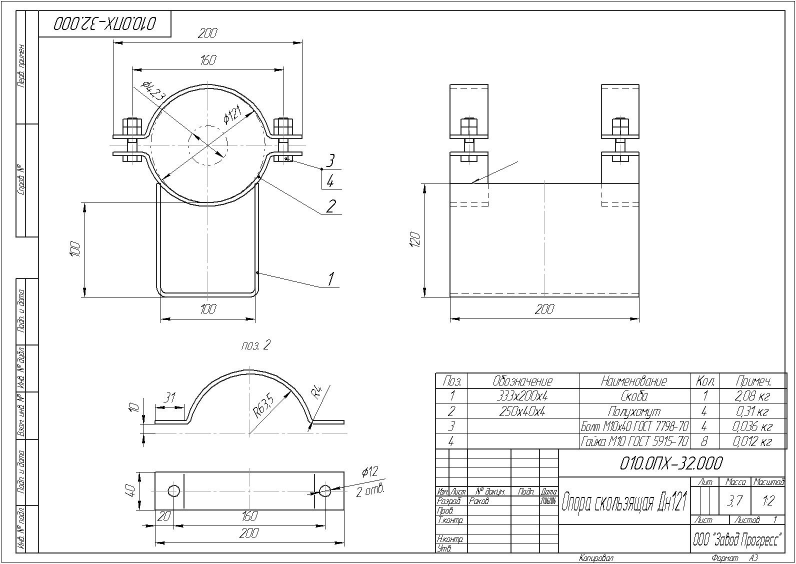
#> input picture new/010.ОПХ-32.000.jpg, 1592 x 1127 px (shown at 1/2 size); its folder holds only this picture in this run
$ python crop_tables.py
#> lines starting #> are read from the running program, lines starting #| are printed output that depends on the picture
from __future__ import annotations

from pathlib import Path

from PIL import Image


SRC_DIR = Path("new")
OUT_DIR = Path("new_crops")

# Относительные границы области, где расположена большая таблица спецификации.
# Подобрано на примере slojniy3.jpg:
#  - снизу берём весь лист;
#  - сверху отсекаем верхние ~50 % высоты;
#  - слева отсекаем область без таблицы.
LEFT_FRAC = 0.25
TOP_FRAC = 0.50

# Масштаб увеличения вырезанной области.
SCALE = 2.0


def process_image(img_path: Path) -> Path:
    """Вырезает нижнюю правую часть листа с таблицей и сохраняет увеличенный кроп."""
    img = Image.open(img_path)
#> img is the input picture: PIL image 1592x1127 RGB; min 0, max 255, mean 243.6
    w, h = img.size
#> w = 1592; h = 1127

    left = int(w * LEFT_FRAC)
#> left = 398
    top = int(h * TOP_FRAC)
#> top = 563
    right = w
#> right = 1592
    bottom = h
#> bottom = 1127

    crop = img.crop((left, top, right, bottom))
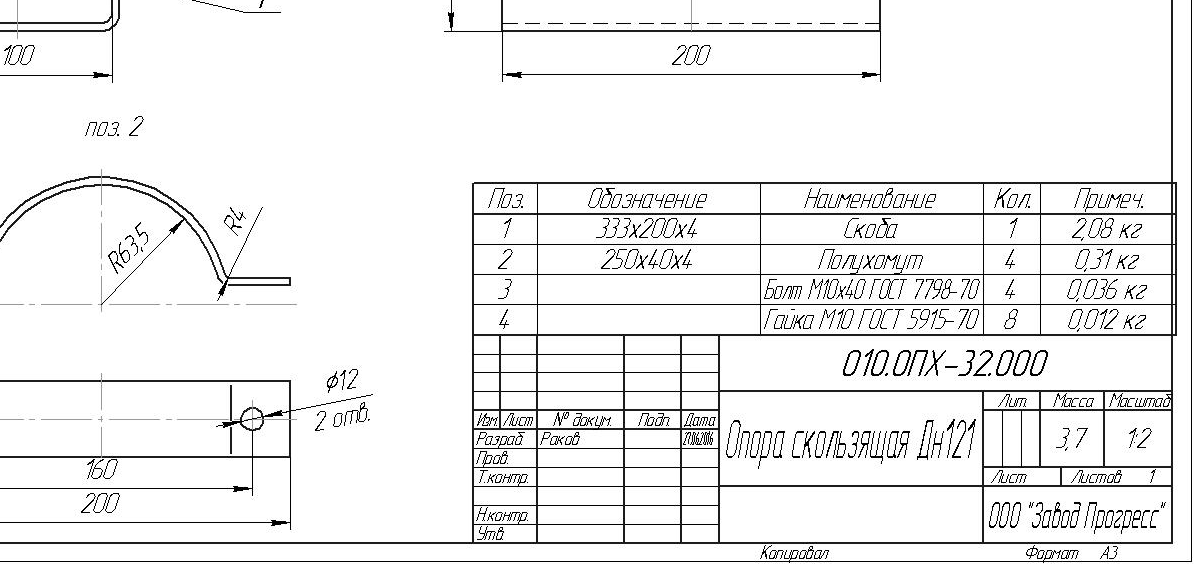
#> crop: PIL image 1194x564 RGB; min 0, max 255, mean 239.4
    crop = crop.resize(
        (int(crop.width * SCALE), int(crop.height * SCALE)),
        Image.LANCZOS,
    )
#> crop: PIL image 2388x1128 RGB

    OUT_DIR.mkdir(exist_ok=True)
    out_path = OUT_DIR / f"{img_path.stem}_table_x2.jpg"
    crop.save(out_path, quality=95)
    return out_path


def main() -> None:
    jpg_files = sorted(SRC_DIR.glob("*.jpg"))
    if not jpg_files:
        print("No .jpg files found in", SRC_DIR)
        return

    for img_path in jpg_files:
        out_path = process_image(img_path)
        print("saved", out_path)


if __name__ == "__main__":
    main()

$ run again, on new/slojniy.jpg
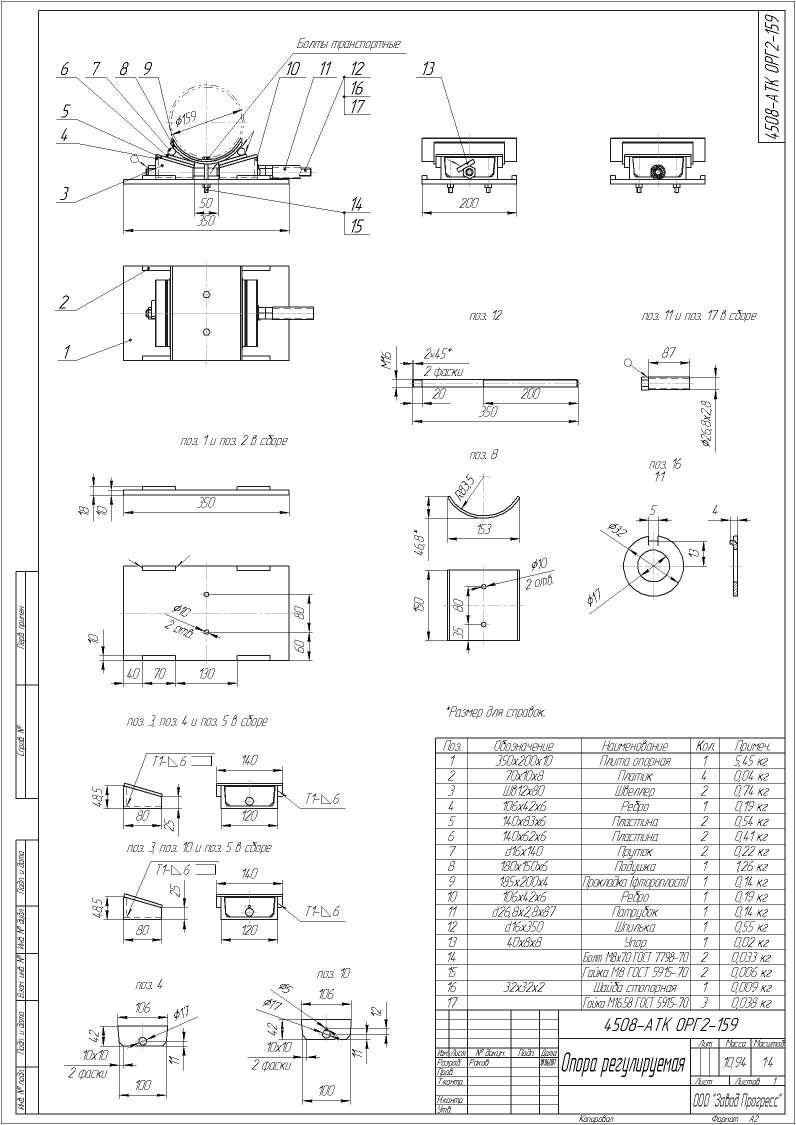
#> input picture new/slojniy.jpg, 1592 x 2249 px (shown at 1/2 size)
#> in process_image, img is the input picture: PIL image 1592x2249 RGB; min 0, max 255, mean 243.4
#> in process_image, `crop = img.crop((left, top, right, bottom))`:
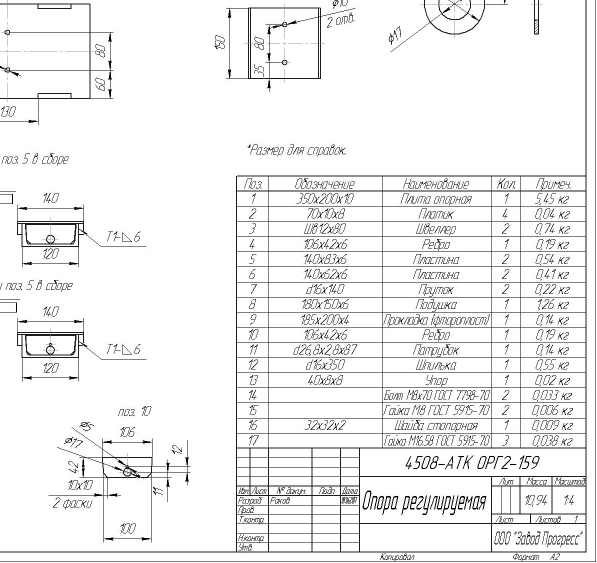
#> crop: PIL image 1194x1125 RGB (shown at 1/2 size); min 0, max 255, mean 239.7
#> in process_image, `crop = crop.resize( (int(crop.width * SCALE), int(crop.height * SCALE)..`:
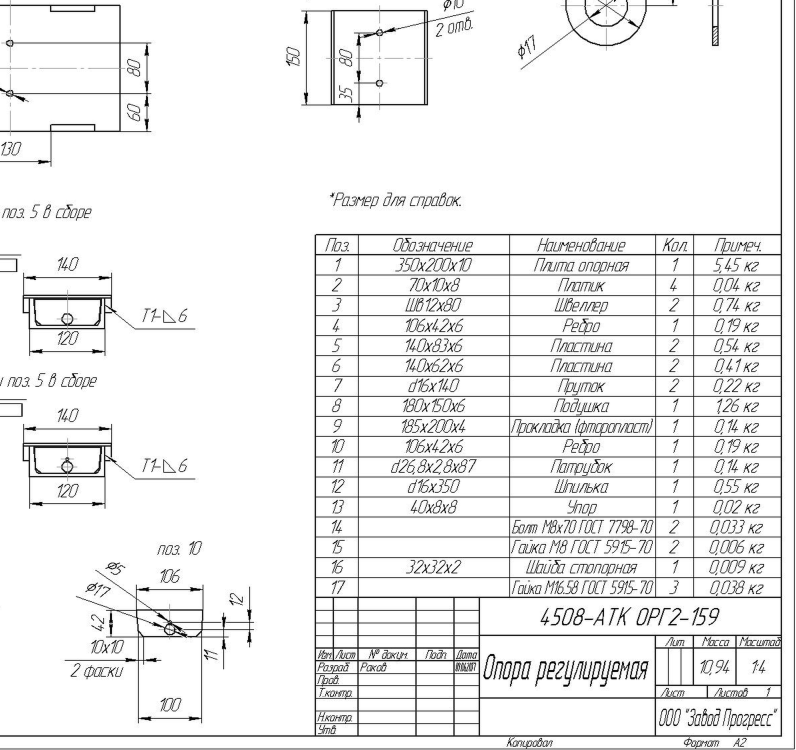
#> crop: PIL image 2388x2250 RGB (shown at 1/3 size); min 0, max 255, mean 238

$ run again, on new/slojniy2.jpg
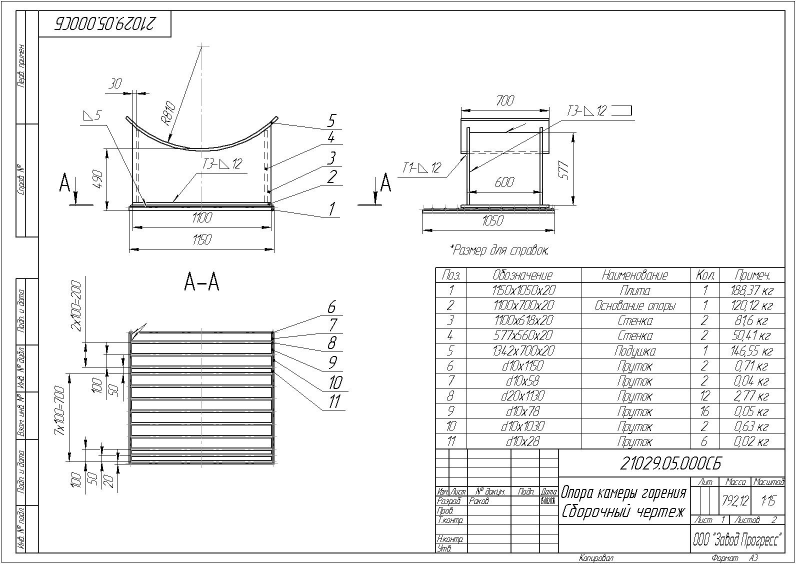
#> input picture new/slojniy2.jpg, 1592 x 1127 px (shown at 1/2 size)
#> in process_image, img is the input picture: PIL image 1592x1127 RGB; min 0, max 255, mean 239.6
#> in process_image, `crop = img.crop((left, top, right, bottom))`:
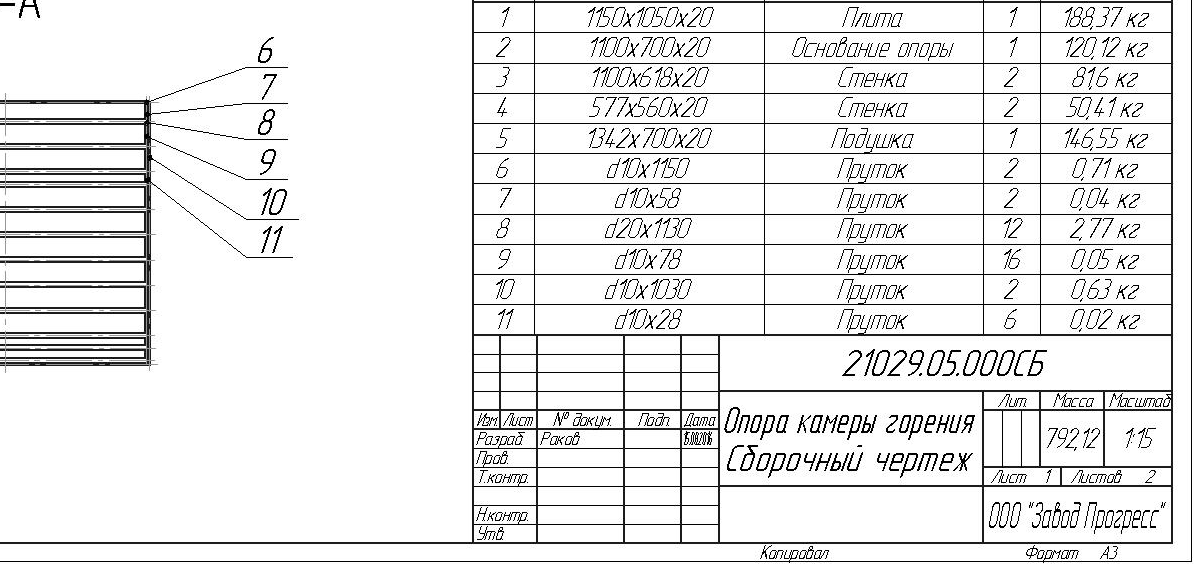
#> crop: PIL image 1194x564 RGB; min 0, max 255, mean 234

$ run again, on new/slojniy3.jpg
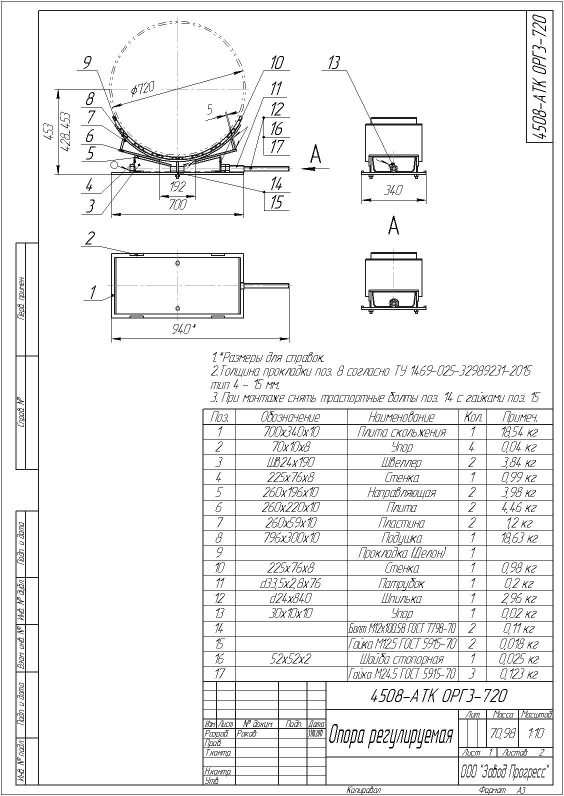
#> input picture new/slojniy3.jpg, 1127 x 1592 px (shown at 1/2 size)
#> in process_image, img is the input picture: PIL image 1127x1592 RGB; min 0, max 255, mean 239.5
#> in process_image, `crop = img.crop((left, top, right, bottom))`:
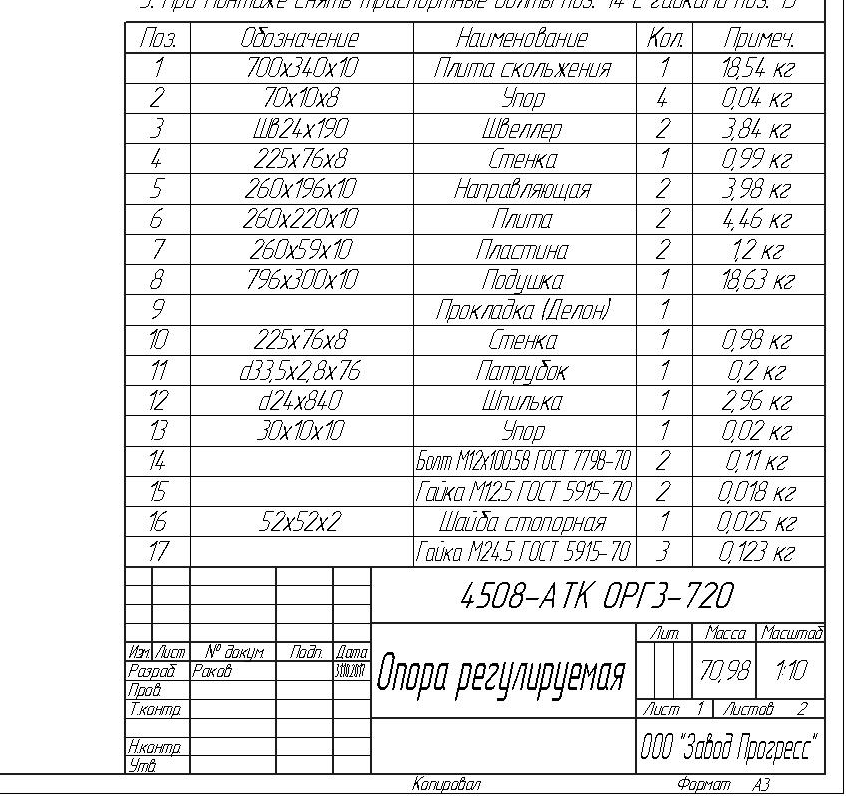
#> crop: PIL image 846x796 RGB; min 0, max 255, mean 232.3
